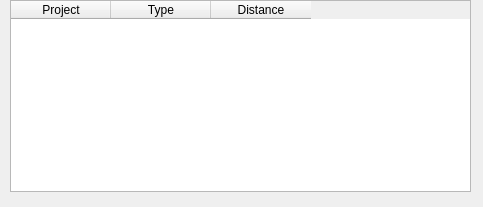
<?xml version="1.0" encoding="UTF-8"?>
<ui version="4.0">
 <class>dlgimpacts</class>
 <widget class="QDialog" name="dlgimpacts">
  <property name="geometry">
   <rect>
    <x>0</x>
    <y>0</y>
    <width>483</width>
    <height>207</height>
   </rect>
  </property>
  <property name="windowTitle">
   <string>Impacts Table</string>
  </property>
  <widget class="QTableWidget" name="tableimpacts">
   <property name="geometry">
    <rect>
     <x>10</x>
     <y>0</y>
     <width>461</width>
     <height>192</height>
    </rect>
   </property>
   <property name="alternatingRowColors">
    <bool>true</bool>
   </property>
   <column>
    <property name="text">
     <string>Project</string>
    </property>
   </column>
   <column>
    <property name="text">
     <string>Type</string>
    </property>
   </column>
   <column>
    <property name="text">
     <string>Distance</string>
    </property>
   </column>
  </widget>
 </widget>
 <resources/>
 <connections/>
</ui>
